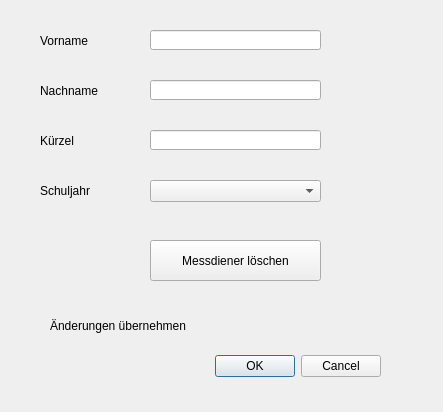
<?xml version="1.0" encoding="UTF-8"?>
<ui version="4.0">
 <class>Dialog_New_Servers</class>
 <widget class="QDialog" name="Dialog_New_Servers">
  <property name="geometry">
   <rect>
    <x>0</x>
    <y>0</y>
    <width>443</width>
    <height>412</height>
   </rect>
  </property>
  <property name="windowTitle">
   <string>Dialog</string>
  </property>
  <property name="modal">
   <bool>true</bool>
  </property>
  <widget class="QDialogButtonBox" name="buttonBox">
   <property name="geometry">
    <rect>
     <x>40</x>
     <y>350</y>
     <width>341</width>
     <height>32</height>
    </rect>
   </property>
   <property name="orientation">
    <enum>Qt::Horizontal</enum>
   </property>
   <property name="standardButtons">
    <set>QDialogButtonBox::Cancel|QDialogButtonBox::Ok</set>
   </property>
  </widget>
  <widget class="QComboBox" name="comboBox_Grades">
   <property name="geometry">
    <rect>
     <x>150</x>
     <y>180</y>
     <width>171</width>
     <height>22</height>
    </rect>
   </property>
  </widget>
  <widget class="QLineEdit" name="lineEdit_firstname">
   <property name="geometry">
    <rect>
     <x>150</x>
     <y>30</y>
     <width>171</width>
     <height>20</height>
    </rect>
   </property>
  </widget>
  <widget class="QLineEdit" name="lineEdit_lastname">
   <property name="geometry">
    <rect>
     <x>150</x>
     <y>80</y>
     <width>171</width>
     <height>20</height>
    </rect>
   </property>
  </widget>
  <widget class="QLineEdit" name="lineEdit_abbreviation">
   <property name="geometry">
    <rect>
     <x>150</x>
     <y>130</y>
     <width>171</width>
     <height>20</height>
    </rect>
   </property>
  </widget>
  <widget class="QLabel" name="label_firstname">
   <property name="geometry">
    <rect>
     <x>40</x>
     <y>30</y>
     <width>91</width>
     <height>21</height>
    </rect>
   </property>
   <property name="text">
    <string>Vorname</string>
   </property>
  </widget>
  <widget class="QLabel" name="label_lastname">
   <property name="geometry">
    <rect>
     <x>40</x>
     <y>80</y>
     <width>91</width>
     <height>21</height>
    </rect>
   </property>
   <property name="text">
    <string>Nachname</string>
   </property>
  </widget>
  <widget class="QLabel" name="label_abbreviation">
   <property name="geometry">
    <rect>
     <x>40</x>
     <y>130</y>
     <width>91</width>
     <height>21</height>
    </rect>
   </property>
   <property name="text">
    <string>Kürzel</string>
   </property>
  </widget>
  <widget class="QLabel" name="label_grade">
   <property name="geometry">
    <rect>
     <x>40</x>
     <y>180</y>
     <width>91</width>
     <height>21</height>
    </rect>
   </property>
   <property name="text">
    <string>Schuljahr</string>
   </property>
  </widget>
  <widget class="QLabel" name="label_keep_new_servers">
   <property name="geometry">
    <rect>
     <x>50</x>
     <y>310</y>
     <width>181</width>
     <height>31</height>
    </rect>
   </property>
   <property name="text">
    <string>Änderungen übernehmen</string>
   </property>
  </widget>
  <widget class="QPushButton" name="pushButton_delete_server">
   <property name="geometry">
    <rect>
     <x>150</x>
     <y>240</y>
     <width>171</width>
     <height>41</height>
    </rect>
   </property>
   <property name="text">
    <string>Messdiener löschen</string>
   </property>
  </widget>
 </widget>
 <resources/>
 <connections>
  <connection>
   <sender>buttonBox</sender>
   <signal>accepted()</signal>
   <receiver>Dialog_New_Servers</receiver>
   <slot>accept()</slot>
   <hints>
    <hint type="sourcelabel">
     <x>248</x>
     <y>254</y>
    </hint>
    <hint type="destinationlabel">
     <x>157</x>
     <y>274</y>
    </hint>
   </hints>
  </connection>
  <connection>
   <sender>buttonBox</sender>
   <signal>rejected()</signal>
   <receiver>Dialog_New_Servers</receiver>
   <slot>reject()</slot>
   <hints>
    <hint type="sourcelabel">
     <x>316</x>
     <y>260</y>
    </hint>
    <hint type="destinationlabel">
     <x>286</x>
     <y>274</y>
    </hint>
   </hints>
  </connection>
 </connections>
</ui>
